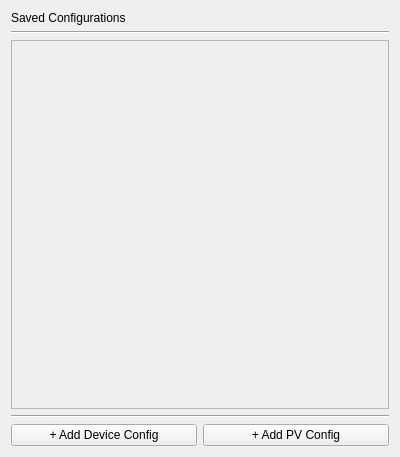
<?xml version="1.0" encoding="UTF-8"?>
<ui version="4.0">
 <class>Form</class>
 <widget class="QWidget" name="Form">
  <property name="geometry">
   <rect>
    <x>0</x>
    <y>0</y>
    <width>400</width>
    <height>457</height>
   </rect>
  </property>
  <property name="windowTitle">
   <string>Form</string>
  </property>
  <layout class="QVBoxLayout" name="verticalLayout">
   <item>
    <widget class="QLabel" name="label_2">
     <property name="text">
      <string>Saved Configurations</string>
     </property>
    </widget>
   </item>
   <item>
    <widget class="Line" name="line_2">
     <property name="orientation">
      <enum>Qt::Horizontal</enum>
     </property>
    </widget>
   </item>
   <item>
    <widget class="QScrollArea" name="scroll_area">
     <property name="horizontalScrollBarPolicy">
      <enum>Qt::ScrollBarAlwaysOff</enum>
     </property>
     <property name="widgetResizable">
      <bool>true</bool>
     </property>
     <widget class="QWidget" name="scroll_content">
      <property name="geometry">
       <rect>
        <x>0</x>
        <y>0</y>
        <width>380</width>
        <height>369</height>
       </rect>
      </property>
      <layout class="QVBoxLayout" name="verticalLayout_3">
       <property name="spacing">
        <number>6</number>
       </property>
       <property name="leftMargin">
        <number>0</number>
       </property>
       <property name="topMargin">
        <number>0</number>
       </property>
       <property name="rightMargin">
        <number>0</number>
       </property>
       <property name="bottomMargin">
        <number>0</number>
       </property>
       <item>
        <spacer name="verticalSpacer">
         <property name="orientation">
          <enum>Qt::Vertical</enum>
         </property>
         <property name="sizeHint" stdset="0">
          <size>
           <width>20</width>
           <height>40</height>
          </size>
         </property>
        </spacer>
       </item>
      </layout>
     </widget>
    </widget>
   </item>
   <item>
    <widget class="Line" name="line">
     <property name="orientation">
      <enum>Qt::Horizontal</enum>
     </property>
    </widget>
   </item>
   <item>
    <layout class="QHBoxLayout" name="horizontalLayout">
     <item>
      <widget class="QPushButton" name="add_device_button">
       <property name="text">
        <string>+ Add Device Config</string>
       </property>
      </widget>
     </item>
     <item>
      <widget class="QPushButton" name="add_pv_button">
       <property name="text">
        <string>+ Add PV Config</string>
       </property>
      </widget>
     </item>
    </layout>
   </item>
  </layout>
 </widget>
 <resources/>
 <connections/>
</ui>
